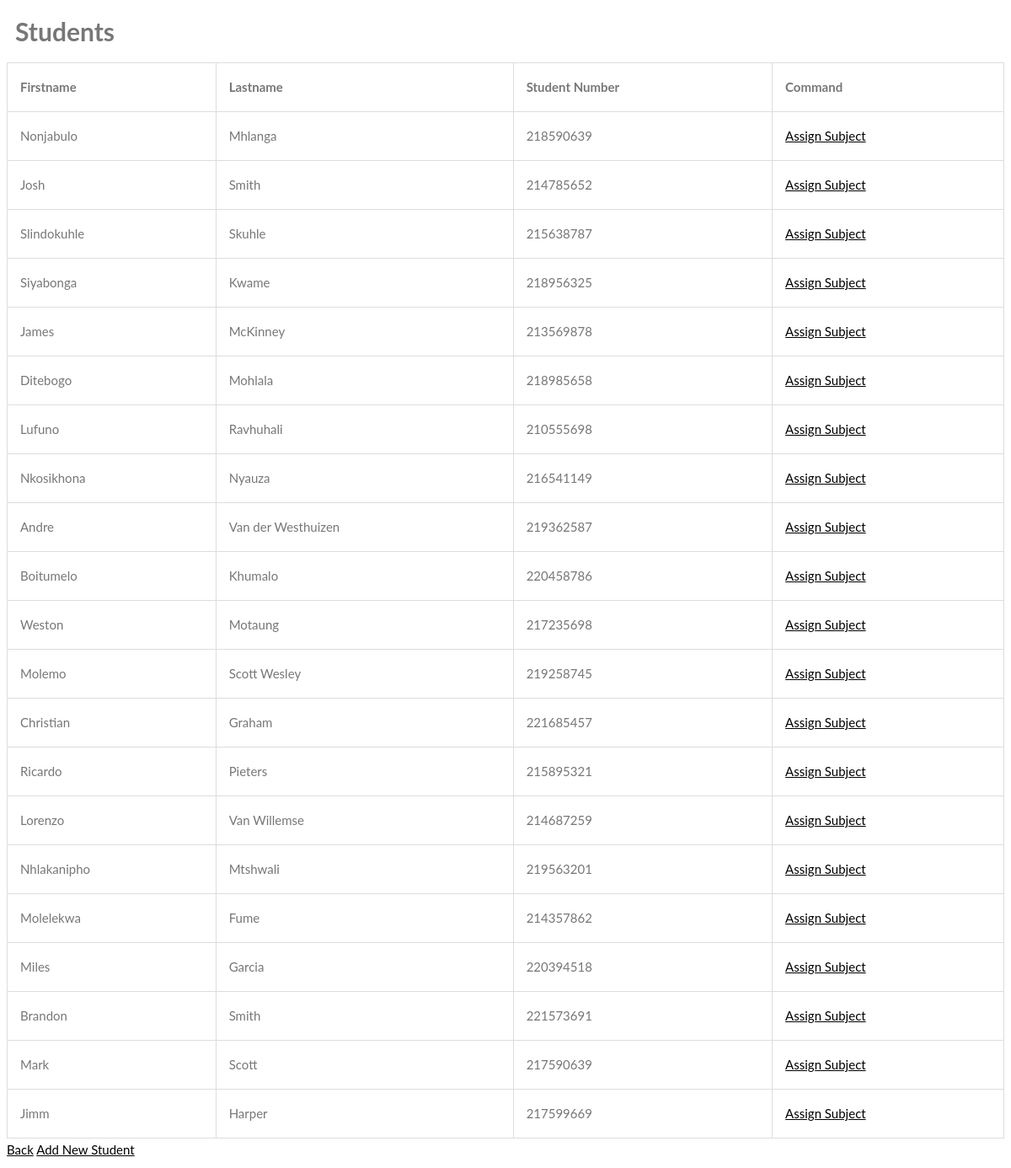
Page /students.php on the committed database.
### tables this page shows
CREATE TABLE `student` (
  `studentID` int(10) NOT NULL,
  `studentFirstName` varchar(100) NOT NULL,
  `studentLastName` varchar(100) NOT NULL,
  `studentNumber` varchar(100) NOT NULL,
  `studentPassword` varchar(100) NOT NULL
);

### students.php (the view, shortened to what this page needs)
 <!DOCTYPE html>
<html>
<head>
  <link rel="stylesheet" href="css/style.css">
</head>
<body>
 <h1>Students</h1>
 <table>
  <tr>
    <th>Firstname</th>
    <th>Lastname</th>
    <th>Student Number</th>
	<th>Command</th>
  </tr>
  <?php
  require_once "config/connect.php";
  $sql = "SELECT * FROM student";
  if($result = $conn->query($sql)){
	  if($result->num_rows > 0){
		  while($row = $result->fetch_array()){
			 echo "<tr>";
             echo "<td>".$row['studentFirstName']."</td>";
             echo "<td>".$row['studentLastName']."</td>";
			 echo "<td>".$row['studentNumber']."</td>";
             echo "<td><a href='register_student.php?student_id=".$row['studentID']."'>Assign Subject</a></td>";
             echo "</tr>";
		  }
	  }
  }
  ?>
</table>
<a href="dashboard.php">Back</a> <a href="student/add_student.php">Add New Student</a>
</body>
</html>

### css/style.css (style rules this page uses)
body { font: 400 15px/1.8 Lato, sans-serif; position: relative; background-color: white; color: #777; }
table, td, th { border: 1px solid #ddd; text-align: left; }
table { border-collapse: collapse; width: 100%; }
th, td { padding: 15px; }
a { color:black; }
h1 { margin:10px; }

### rows in the picture
student: studentFirstName "Nonjabulo", studentLastName "Mhlanga", studentNumber "218590639"
student: studentFirstName "Josh", studentLastName "Smith", studentNumber "214785652"
student: studentFirstName "Slindokuhle", studentLastName "Skuhle", studentNumber "215638787"
student: studentFirstName "Siyabonga", studentLastName "Kwame", studentNumber "218956325"
student: studentFirstName "James", studentLastName "McKinney", studentNumber "213569878"
student: studentFirstName "Ditebogo", studentLastName "Mohlala", studentNumber "218985658"
student: studentFirstName "Lufuno", studentLastName "Ravhuhali", studentNumber "210555698"
student: studentFirstName "Nkosikhona", studentLastName "Nyauza", studentNumber "216541149"
student: studentFirstName "Andre", studentLastName "Van der Westhuizen", studentNumber "219362587"
student: studentFirstName "Boitumelo", studentLastName "Khumalo", studentNumber "220458786"
student: studentFirstName "Weston", studentLastName "Motaung", studentNumber "217235698"
student: studentFirstName "Molemo", studentLastName "Scott Wesley", studentNumber "219258745"
student: studentFirstName "Christian", studentLastName "Graham", studentNumber "221685457"
student: studentFirstName "Ricardo", studentLastName "Pieters", studentNumber "215895321"
student: studentFirstName "Lorenzo", studentLastName "Van Willemse", studentNumber "214687259"
student: studentFirstName "Nhlakanipho", studentLastName "Mtshwali", studentNumber "219563201"
student: studentFirstName "Molelekwa", studentLastName "Fume", studentNumber "214357862"
student: studentFirstName "Miles", studentLastName "Garcia", studentNumber "220394518"
student: studentFirstName "Brandon", studentLastName "Smith", studentNumber "221573691"
student: studentFirstName "Mark", studentLastName "Scott", studentNumber "217590639"
student: studentFirstName "Jimm", studentLastName "Harper", studentNumber "217599669"
